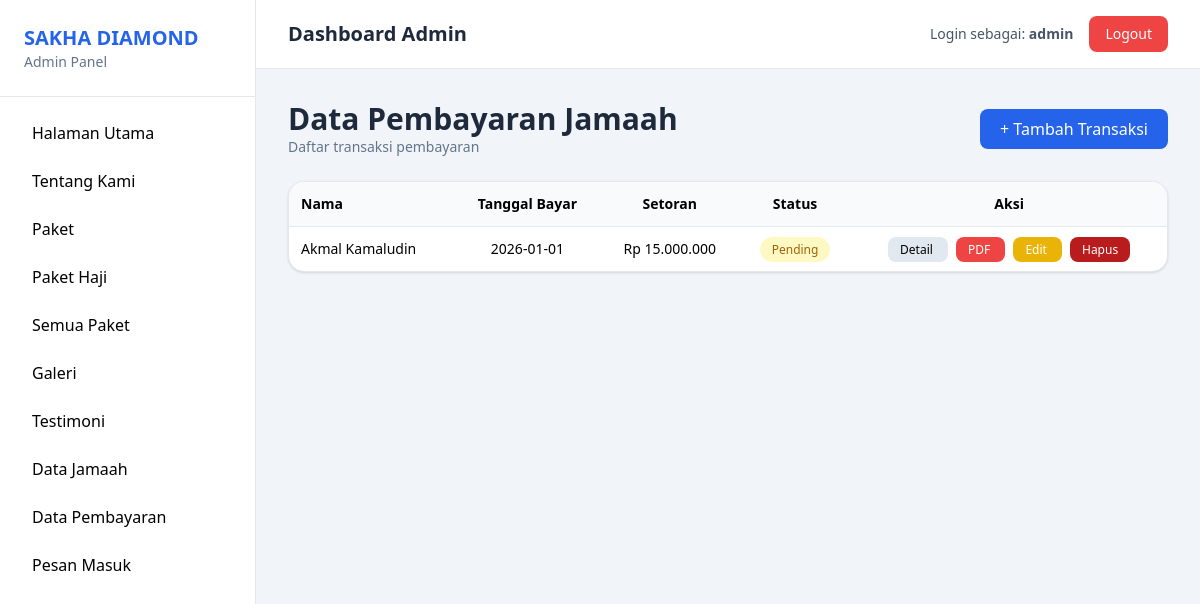
/Admin/dashboard.php?page=pembayaran (signed in), run on the app's committed database.
### tables this page shows
CREATE TABLE `transaksi` (
  `id` int(11) NOT NULL,
  `nama` varchar(100) NOT NULL,
  `noKtp` varchar(20) NOT NULL,
  `alamat` text NOT NULL,
  `paketUmroh` varchar(100) NOT NULL,
  `hargaPaket` int(11) NOT NULL,
  `hargaSetor` int(11) NOT NULL,
  `tglBayar` date NOT NULL,
  `status` enum('Pending','Tervalidasi') DEFAULT 'Pending',
  `created_at` timestamp NOT NULL DEFAULT current_timestamp()
);

### Admin/pembayaran.php (the view, shortened to what this page needs)
<?php
require_once __DIR__ . "/../config/koneksi.php";
$data = mysqli_query($conn, "SELECT * FROM transaksi ORDER BY id DESC");
?>
<div class="space-y-6">
    <div class="flex justify-between items-center">
        <div>
            <h1 class="text-3xl font-bold text-slate-800">Data Pembayaran Jamaah</h1>
            <p class="text-slate-500 text-sm">Daftar transaksi pembayaran</p>
        </div>
        <a href="dashboard.php?page=tambah_pembayaran"
            class="px-5 py-2 bg-blue-600 hover:bg-blue-700 text-white rounded-lg">
            + Tambah Transaksi
        </a>
    </div>
    <div class="bg-white rounded-2xl shadow border overflow-hidden">
        <table class="w-full text-sm">
            <thead class="bg-slate-50">
                <tr>
                    <th class="p-3 text-left">Nama</th>
                    <th class="p-3 text-center">Tanggal Bayar</th>
                    <th class="p-3 text-center">Setoran</th>
                    <th class="p-3 text-center">Status</th>
                    <th class="p-3 text-center">Aksi</th>
                </tr>
            </thead>
            <tbody>
                <?php if (mysqli_num_rows($data)) { ?>
                    <?php while ($row = mysqli_fetch_assoc($data)) { ?>
                        <tr class="border-t hover:bg-slate-50">
                            <td class="p-3"><?= htmlspecialchars($row['nama']); ?></td>
                            <td class="p-3 text-center"><?= $row['tglBayar']; ?></td>
                            <td class="p-3 text-center">
                                Rp <?= number_format($row['hargaSetor'], 0, ',', '.'); ?>
                            </td>
                            <td class="p-3 text-center">
                                <span class="px-3 py-1 rounded-full text-xs
                                <?= $row['status'] == 'Tervalidasi'
                                    ? 'bg-emerald-100 text-emerald-700'
                                    : 'bg-yellow-100 text-yellow-700'; ?>">
                                    <?= $row['status']; ?>
                                </span>
                            </td>
                            <td class="p-3 text-center space-x-2">
                                <a href="dashboard.php?page=detail_pembayaran&id=<?= $row['id']; ?>"
                                    class="px-3 py-1 text-xs rounded-lg bg-slate-200 hover:bg-slate-300">
                                    Detail
                                </a>
                                <a href="pdfPembayaran.php?id=<?= $row['id']; ?>"
                                    class="px-3 py-1 text-xs rounded-lg bg-red-500 text-white">
                                    PDF
                                </a>
                                <a href="dashboard.php?page=edit_pembayaran&id=<?= $row['id']; ?>"
                                    class="px-3 py-1 text-xs rounded-lg bg-yellow-500 text-white">
                                    Edit
                                </a>
                                <a href="hapus_pembayaran.php?id=<?= $row['id']; ?>"
                                    onclick="return confirm('Yakin ingin menghapus transaksi ini?')"
                                    class="px-3 py-1 text-xs rounded-lg bg-red-700 text-white">
                                    Hapus
                                </a>
                            </td>
                        </tr>
                    <?php } ?>
                <?php } ?>
            </tbody>
        </table>
    </div>
</div>

### data on the page
transaksi: nama "Akmal Kamaludin", tglBayar "2026-01-01", hargaSetor "15.000.000", status "Pending"

### other printed values
$_SESSION['admin'] "admin"
